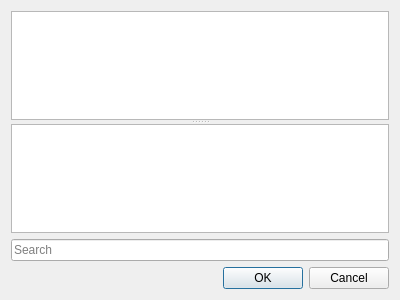
<?xml version="1.0" encoding="UTF-8"?>
<ui version="4.0">
 <class>PersonSelector</class>
 <widget class="QDialog" name="PersonSelector">
  <property name="geometry">
   <rect>
    <x>0</x>
    <y>0</y>
    <width>400</width>
    <height>300</height>
   </rect>
  </property>
  <property name="windowTitle">
   <string>Dialog</string>
  </property>
  <layout class="QVBoxLayout" name="verticalLayout">
   <item>
    <widget class="QSplitter" name="splitter">
     <property name="orientation">
      <enum>Qt::Vertical</enum>
     </property>
     <widget class="QListView" name="nearMatch">
      <property name="sizePolicy">
       <sizepolicy hsizetype="Expanding" vsizetype="Maximum">
        <horstretch>0</horstretch>
        <verstretch>0</verstretch>
       </sizepolicy>
      </property>
     </widget>
     <widget class="QListView" name="listView"/>
    </widget>
   </item>
   <item>
    <widget class="FilterLineEdit" name="m_pFilterLE">
     <property name="placeholderText">
      <string>Search</string>
     </property>
    </widget>
   </item>
   <item>
    <widget class="QDialogButtonBox" name="buttonBox">
     <property name="orientation">
      <enum>Qt::Horizontal</enum>
     </property>
     <property name="standardButtons">
      <set>QDialogButtonBox::Cancel|QDialogButtonBox::Ok</set>
     </property>
    </widget>
   </item>
  </layout>
 </widget>
 <customwidgets>
  <customwidget>
   <class>FilterLineEdit</class>
   <extends>QLineEdit</extends>
   <header>widgets/filterlineedit.h</header>
  </customwidget>
 </customwidgets>
 <tabstops>
  <tabstop>m_pFilterLE</tabstop>
  <tabstop>listView</tabstop>
  <tabstop>nearMatch</tabstop>
  <tabstop>buttonBox</tabstop>
 </tabstops>
 <resources/>
 <connections>
  <connection>
   <sender>buttonBox</sender>
   <signal>accepted()</signal>
   <receiver>PersonSelector</receiver>
   <slot>accept()</slot>
   <hints>
    <hint type="sourcelabel">
     <x>248</x>
     <y>254</y>
    </hint>
    <hint type="destinationlabel">
     <x>157</x>
     <y>274</y>
    </hint>
   </hints>
  </connection>
  <connection>
   <sender>buttonBox</sender>
   <signal>rejected()</signal>
   <receiver>PersonSelector</receiver>
   <slot>reject()</slot>
   <hints>
    <hint type="sourcelabel">
     <x>316</x>
     <y>260</y>
    </hint>
    <hint type="destinationlabel">
     <x>286</x>
     <y>274</y>
    </hint>
   </hints>
  </connection>
 </connections>
</ui>
